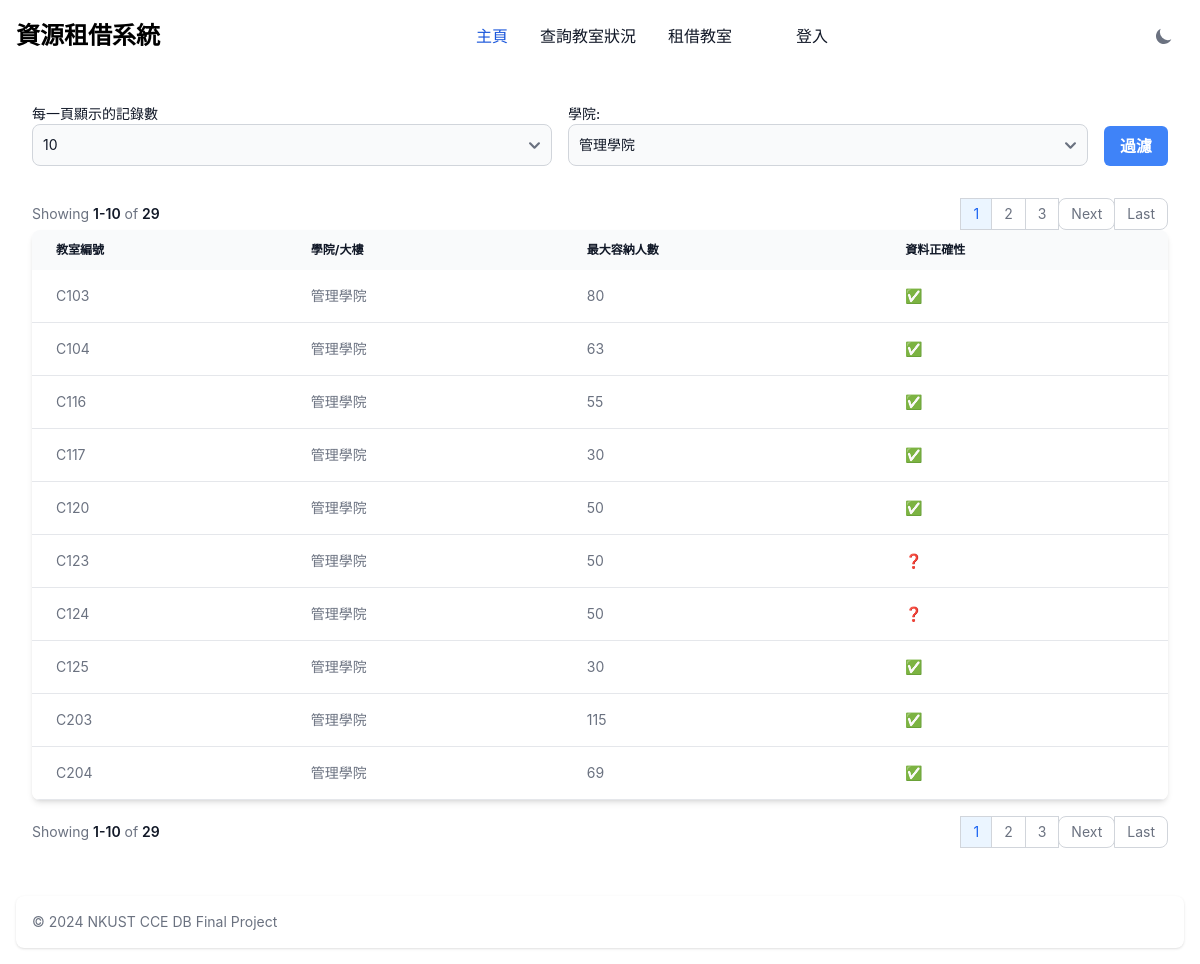
Screenshot of /index.php?colleage=管理學院 with the database file from the repository.
### tables this page shows
CREATE TABLE `classroom_table` (
  `classroom` varchar(10) NOT NULL DEFAULT '0',
  `colleage` varchar(50) NOT NULL DEFAULT '',
  `max_capacity` int(10) NOT NULL DEFAULT 0,
  `is_realdata` enum('Y','N') NOT NULL DEFAULT 'N'
);

### index.php (the view, shortened to what this page needs)
<?php
$conn = require_once "config.php";
$colleages = [];
$query = "SELECT DISTINCT colleage FROM classroom_table";
$result = $conn->query($query);
while ($row = $result->fetch_row()) {
    $colleages[] = $row[0];
}
$limit = isset($_GET['limit']) ? (int) $_GET['limit'] : 10;
$page = isset($_GET['page']) ? (int) $_GET['page'] : 1;
$offset = ($page - 1) * $limit;
$colleage = isset($_GET['colleage']) ? $_GET['colleage'] : '';
$conditions = [];
if ($colleage) {
    $conditions[] = "colleage = '" . $conn->real_escape_string($colleage) . "'";
}
$where = '';
if (count($conditions) > 0) {
    $where = 'WHERE ' . implode(' AND ', $conditions);
}
$total_query = "SELECT COUNT(*) FROM classroom_table $where";
$total_result = $conn->query($total_query);
$total_rows = $total_result->fetch_row()[0];
$total_pages = ceil($total_rows / $limit);
$query = "SELECT * FROM classroom_table $where LIMIT $limit OFFSET $offset";
$result = $conn->query($query);
$query_params = http_build_query([
    'limit' => $limit,
    'colleage' => $colleage
]);
?>
<!DOCTYPE html>
<html>
<head>
    <link href="https://cdnjs.cloudflare.com/ajax/libs/flowbite/2.3.0/flowbite.min.css" rel="stylesheet" />
</head>
<body class="bg-white dark:bg-gray-900">
    <?php include './components/navigaion.php'; ?>
    <div class="max-w-screen-xl mx-auto p-4 sm:p-6 lg:p-8">
        <form method="GET" action="" class="flex flex-wrap space-x-4">
            <div class="mb-4 flex-1">
                <label for="limit" class="block text-sm font-medium text-gray-900 dark:text-white">每一頁顯示的記錄數</label>
                <select name="limit" id="limit"
                    class="bg-gray-50 border border-gray-300 text-gray-900 text-sm rounded-lg focus:ring-blue-500 focus:border-blue-500 block w-full p-2.5 dark:bg-gray-700 dark:border-gray-600 dark:placeholder-gray-400 dark:text-white dark:focus:ring-blue-500 dark:focus:border-blue-500">
                    <option value="10" <?= $limit == 10 ? 'selected' : ''; ?>>10</option>
                </select>
            </div>
            <div class="mb-4 flex-1">
                <label for="colleage" class="block text-sm font-medium text-gray-900 dark:text-white">學院:</label>
                <select name="colleage" id="colleage"
                    class="bg-gray-50 border border-gray-300 text-gray-900 text-sm rounded-lg focus:ring-blue-500 focus:border-blue-500 block w-full p-2.5 dark:bg-gray-700 dark:border-gray-600 dark:placeholder-gray-400 dark:text-white dark:focus:ring-blue-500 dark:focus:border-blue-500">
                    <?php foreach ($colleages as $c): ?>
                        <option value="<?= $c ?>" <?= $colleage == $c ? 'selected' : '' ?>><?= $c ?></option>
                    <?php endforeach; ?>
                </select>
            </div>
            <div class="flex items-end mb-4">
                <button type="submit"
                    class="px-4 py-2 font-semibold text-white bg-blue-500 rounded-md hover:bg-blue-700">過濾</button>
            </div>
        </form>
        <nav class="flex items-center flex-column flex-wrap md:flex-row justify-between pt-4"
            aria-label="Table navigation">
            <span
                class="text-sm font-normal text-gray-500 dark:text-gray-400 mb-4 md:mb-0 block w-full md:inline md:w-auto">
                Showing <span
                    class="font-semibold text-gray-900 dark:text-white"><?= $offset + 1 ?>-<?= min($offset + $limit, $total_rows) ?></span>
                of <span class="font-semibold text-gray-900 dark:text-white"><?= $total_rows ?></span>
            </span>
            <ul class="inline-flex -space-x-px rtl:space-x-reverse text-sm h-8">
                <?php
                $displayed_pages = [];
                if ($total_pages <= 10) {
                    $displayed_pages = range(1, $total_pages);
                }
                foreach ($displayed_pages as $p):
                    if ($p === '...'):
                        ?>
                        <li>
                            <span
                                class="flex items-center justify-center px-3 h-8 leading-tight text-gray-500 bg-white border border-gray-300 dark:bg-gray-800 dark:border-gray-700 dark:text-gray-400">...</span>
                        </li>
                        <?php
                    else:
                        ?>
                        <li>
                            <a href="?page=<?= $p ?>&<?= $query_params ?>"
                                class="flex items-center justify-center px-3 h-8 leading-tight <?= $p == $page ? 'text-blue-600 border border-gray-300 bg-blue-50 hover:bg-blue-100 hover:text-blue-700 dark:border-gray-700 dark:bg-gray-700 dark:text-white' : 'text-gray-500 bg-white border border-gray-300 hover:bg-gray-100 hover:text-gray-900 dark:text-white dark:bg-gray-800 dark:border-gray-700 dark:text-gray-400 dark:hover:bg-gray-700 dark:hover:text-white' ?>"><?= $p ?></a>
                        </li>
                        <?php
                    endif;
                endforeach;
                ?>
                <?php if ($page < $total_pages): ?>
                    <li>
                        <a href="?page=<?= $page + 1 ?>&<?= $query_params ?>"
                            class="flex items-center justify-center px-3 h-8 leading-tight text-gray-500 bg-white border border-gray-300 rounded-lg hover:bg-gray-100 hover:text-gray-900 dark:text-white dark:bg-gray-800 dark:border-gray-700 dark:text-gray-400 dark:hover:bg-gray-700 dark:hover:text-white">Next</a>
                    </li>
                    <li>
                        <a href="?page=<?= $total_pages ?>&<?= $query_params ?>"
                            class="flex items-center justify-center px-3 h-8 leading-tight text-gray-500 bg-white border border-gray-300 rounded-e-lg hover:bg-gray-100 hover:text-gray-900 dark:text-white dark:bg-gray-800 dark:border-gray-700 dark:text-gray-400 dark:hover:bg-gray-700 dark:hover:text-white">Last</a>
                    </li>
                <?php endif; ?>
            </ul>
        </nav>
        <div class="relative overflow-x-auto shadow-md sm:rounded-lg">
            <table class="w-full text-sm text-left rtl:text-right text-gray-500 dark:text-gray-400 overflow-auto">
                <thead
                    class="text-xs text-gray-900 dark:text-white uppercase bg-gray-50 dark:bg-gray-700 dark:text-gray-400 whitespace-nowrap">
                    <tr>
                        <th scope="col" class="px-6 py-3">教室編號</th>
                        <th scope="col" class="px-6 py-3">學院/大樓</th>
                        <th scope="col" class="px-6 py-3">最大容納人數</th>
                        <th scope="col" class="px-6 py-3">
                            <button data-popover-target="popover-default" type="button">資料正確性</button>
                        </th>
                    </tr>
                </thead>
                <tbody>
                    <?php while ($row = $result->fetch_assoc()): ?>
                        <tr
                            class="bg-white border-b dark:bg-gray-800 dark:border-gray-700 hover:bg-gray-50 dark:hover:bg-gray-600 whitespace-nowrap">
                            <td class="px-6 py-4"><?= $row['classroom'] ?? '' ?></td>
                            <td class="px-6 py-4"><?= $row['colleage'] ?? '' ?></td>
                            <td class="px-6 py-4"><?= $row['max_capacity'] ?? '' ?></td>
                            <td class="px-6 py-4"><?= $row['is_realdata'] == 'N' ? '❓' : '✅' ?></td>
                        </tr>
                    <?php endwhile; ?>
                </tbody>
            </table>
        </div>
        <nav class="flex items-center flex-column flex-wrap md:flex-row justify-between pt-4"
            aria-label="Table navigation">
            <span
                class="text-sm font-normal text-gray-500 dark:text-gray-400 mb-4 md:mb-0 block w-full md:inline md:w-auto">
                Showing <span
                    class="font-semibold text-gray-900 dark:text-white"><?= $offset + 1 ?>-<?= min($offset + $limit, $total_rows) ?></span>
                of <span class="font-semibold text-gray-900 dark:text-white"><?= $total_rows ?></span>
            </span>
            <ul class="inline-flex -space-x-px rtl:space-x-reverse text-sm h-8">
                <?php
                $displayed_pages = [];
                if ($total_pages <= 10) {
                    $displayed_pages = range(1, $total_pages);
                }
                foreach ($displayed_pages as $p):
                    if ($p === '...'):
                        ?>
                        <li>
                            <span
                                class="flex items-center justify-center px-3 h-8 leading-tight text-gray-500 bg-white border border-gray-300 dark:bg-gray-800 dark:border-gray-700 dark:text-gray-400">...</span>
                        </li>
                        <?php
                    else:
                        ?>
                        <li>
                            <a href="?page=<?= $p ?>&<?= $query_params ?>"
                                class="flex items-center justify-center px-3 h-8 leading-tight <?= $p == $page ? 'text-blue-600 border border-gray-300 bg-blue-50 hover:bg-blue-100 hover:text-blue-700 dark:border-gray-700 dark:bg-gray-700 dark:text-white' : 'text-gray-500 bg-white border border-gray-300 hover:bg-gray-100 hover:text-gray-900 dark:text-white dark:bg-gray-800 dark:border-gray-700 dark:text-gray-400 dark:hover:bg-gray-700 dark:hover:text-white' ?>"><?= $p ?></a>
                        </li>
                        <?php
                    endif;
                endforeach;
                ?>
                <?php if ($page < $total_pages): ?>
                    <li>
                        <a href="?page=<?= $page + 1 ?>&<?= $query_params ?>"
                            class="flex items-center justify-center px-3 h-8 leading-tight text-gray-500 bg-white border border-gray-300 rounded-lg hover:bg-gray-100 hover:text-gray-900 dark:text-white dark:bg-gray-800 dark:border-gray-700 dark:text-gray-400 dark:hover:bg-gray-700 dark:hover:text-white">Next</a>
                    </li>
                    <li>
                        <a href="?page=<?= $total_pages ?>&<?= $query_params ?>"
                            class="flex items-center justify-center px-3 h-8 leading-tight text-gray-500 bg-white border border-gray-300 rounded-e-lg hover:bg-gray-100 hover:text-gray-900 dark:text-white dark:bg-gray-800 dark:border-gray-700 dark:text-gray-400 dark:hover:bg-gray-700 dark:hover:text-white">Last</a>
                    </li>
                <?php endif; ?>
            </ul>
        </nav>
    </div>
    <?php include './components/footer.php'; ?>
</body>
</html>

### rows the page displays
classroom_table: classroom "C103", colleage "管理學院", max_capacity "80"
classroom_table: classroom "C104", colleage "管理學院", max_capacity "63"
classroom_table: classroom "C116", colleage "管理學院", max_capacity "55"
classroom_table: classroom "C117", colleage "管理學院", max_capacity "30"
classroom_table: classroom "C120", colleage "管理學院", max_capacity "50"
classroom_table: classroom "C123", colleage "管理學院", max_capacity "50"
classroom_table: classroom "C124", colleage "管理學院", max_capacity "50"
classroom_table: classroom "C125", colleage "管理學院", max_capacity "30"
classroom_table: classroom "C203", colleage "管理學院", max_capacity "115"
classroom_table: classroom "C204", colleage "管理學院", max_capacity "69"

### other values shown
$offset + 1 "1"
min($offset + $limit, $total_rows) "10"
$total_rows "29"
$p "1"
$p "2"
$p "3"
form field colleage "管理學院"
